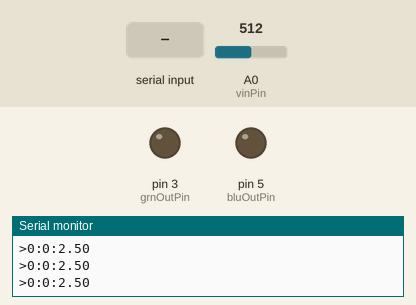
This sketch was run on a simulated Arduino Uno, built with avr-gcc and run on an emulated ATmega328P. Parts: output pins drawn as LEDs (lit = HIGH), the last lines printed to the serial monitor. The test bench sets the inputs (shaded band); at power-on: A0 (vinPin) = 512. The board resets itself during the run and starts again.

Above: at 1.2 s.
1.3 s: "1\n" received over Serial
At 2.8 s:
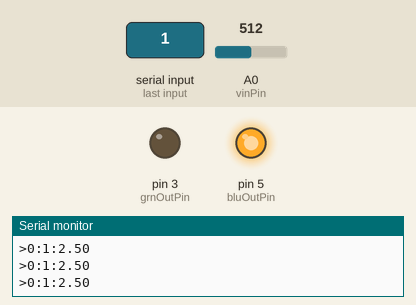
3.8 s: "2\n" received over Serial
At 5.1 s:
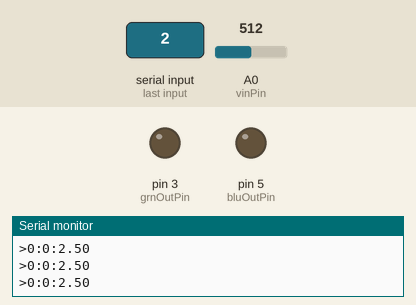
6.3 s: "3\n" received over Serial
Timing chart, 0 to 9.3 s (numbered marks = the images above; inputs shaded):
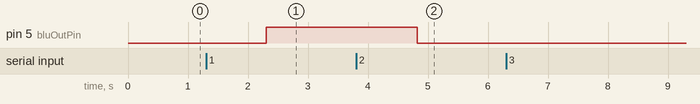

Measured:
- after the input at 1.3 s, pin 5 (bluOutPin): LOW → HIGH after 1.0 s
- after the input at 3.8 s, pin 5 (bluOutPin): HIGH → LOW after 1.0 s

The sketch:

AsyncIO.ino
```cpp
// ASyncIO by Nicholas Fullerton on 1/10/2019
// Demo code to work with ASyncIO LabVIEW example.

// Watchdog timer for soft-reset:
#include <avr/wdt.h>

// Pins:
const int grnOutPin = 3; const int grnInPin = 2;
const int bluOutPin = 5; const int bluInPin = 4;
const int vinPin = A0;

// Empty variables for serial input:
String received = "";
int value;

// Resets the Microcontroller after 15 ms:
void softReset() {
  wdt_enable(WDTO_15MS);
  delay(15);
}

// Scales 0-1023 counts to 0-5 Volts:
double getVoltage(int counts) {
  return counts * (5.0/1023.0);
}
// Converts pin reads into data string:
String readData(int grnOn, int bluOn, int vin) {
  return
    ">" + String(digitalRead(grnOn)) + ":" +
    String(digitalRead(bluOn)) + ":" +
    String(getVoltage(analogRead(vin)));
}

void setup() {
  pinMode(grnOutPin, OUTPUT); pinMode(grnInPin, INPUT);
  pinMode(bluOutPin, OUTPUT); pinMode(bluInPin, INPUT);
  pinMode(vinPin, INPUT);
  Serial.begin(115200);
}

void loop() {
  if(Serial.available()) {
    received = Serial.readString();
    value = received.toInt();
    if(value == 3) { softReset(); }
    else if(value == -1) { digitalWrite(grnOutPin, HIGH); }
    else if(value == -2) { digitalWrite(grnOutPin, LOW); }
    else if(value == 1) { digitalWrite(bluOutPin, HIGH); }
    else if(value == 2) { digitalWrite(bluOutPin, LOW); }
  }

  Serial.println(readData(grnOutPin, bluOutPin, vinPin));
  delay(100);
}
```
